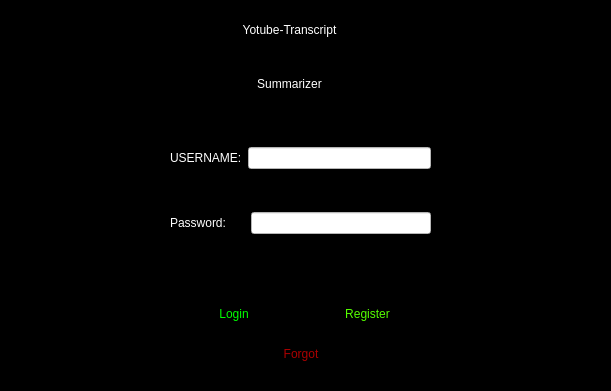
<?xml version="1.0" encoding="UTF-8"?>
<ui version="4.0">
 <class>Login</class>
 <widget class="QWidget" name="Login">
  <property name="geometry">
   <rect>
    <x>0</x>
    <y>0</y>
    <width>611</width>
    <height>391</height>
   </rect>
  </property>
  <property name="windowTitle">
   <string>Login</string>
  </property>
  <property name="styleSheet">
   <string notr="true">background-color: rgb(0, 0, 0);</string>
  </property>
  <widget class="QWidget" name="layoutWidget_2">
   <property name="geometry">
    <rect>
     <x>170</x>
     <y>110</y>
     <width>261</width>
     <height>161</height>
    </rect>
   </property>
   <layout class="QVBoxLayout" name="verticalLayout_2">
    <item>
     <layout class="QHBoxLayout" name="horizontalLayout_3">
      <item>
       <widget class="QLabel" name="label_5">
        <property name="styleSheet">
         <string notr="true">font: 16pt &quot;Arial Black&quot;;
color: rgb(255, 255, 255);</string>
        </property>
        <property name="text">
         <string>USERNAME:</string>
        </property>
       </widget>
      </item>
      <item>
       <widget class="QLineEdit" name="usernameStr">
        <property name="styleSheet">
         <string notr="true">background-color: rgb(255, 255, 255);
font: 75 8pt &quot;MS Shell Dlg 2&quot;;
color: rgb(0, 0, 0);</string>
        </property>
        <property name="alignment">
         <set>Qt::AlignCenter</set>
        </property>
       </widget>
      </item>
     </layout>
    </item>
    <item>
     <layout class="QHBoxLayout" name="horizontalLayout_4">
      <item>
       <widget class="QLabel" name="label_6">
        <property name="styleSheet">
         <string notr="true">font: 16pt &quot;Arial Black&quot;;
color: rgb(255, 255, 255);</string>
        </property>
        <property name="text">
         <string>Password:</string>
        </property>
       </widget>
      </item>
      <item>
       <widget class="QLabel" name="label_4">
        <property name="text">
         <string>Te</string>
        </property>
       </widget>
      </item>
      <item>
       <widget class="QLineEdit" name="pswdStr">
        <property name="styleSheet">
         <string notr="true">background-color: rgb(255, 255, 255);
font: 75 8pt &quot;MS Shell Dlg 2&quot;;
color: rgb(0, 0, 0);</string>
        </property>
        <property name="echoMode">
         <enum>QLineEdit::Password</enum>
        </property>
        <property name="alignment">
         <set>Qt::AlignCenter</set>
        </property>
       </widget>
      </item>
     </layout>
    </item>
   </layout>
  </widget>
  <widget class="QWidget" name="layoutWidget">
   <property name="geometry">
    <rect>
     <x>-4</x>
     <y>5</y>
     <width>611</width>
     <height>103</height>
    </rect>
   </property>
   <layout class="QHBoxLayout" name="horizontalLayout">
    <item>
     <widget class="QLabel" name="label_3">
      <property name="text">
       <string/>
      </property>
      <property name="pixmap">
       <pixmap resource="image.qrc">:/Image/icons8-youtube-94.png</pixmap>
      </property>
      <property name="scaledContents">
       <bool>true</bool>
      </property>
     </widget>
    </item>
    <item>
     <spacer name="horizontalSpacer">
      <property name="orientation">
       <enum>Qt::Horizontal</enum>
      </property>
      <property name="sizeHint" stdset="0">
       <size>
        <width>40</width>
        <height>20</height>
       </size>
      </property>
     </spacer>
    </item>
    <item>
     <layout class="QVBoxLayout" name="verticalLayout">
      <item>
       <widget class="QLabel" name="label">
        <property name="styleSheet">
         <string notr="true">font: 87 20pt &quot;Arial Black&quot;;
color: rgb(255, 255, 255);</string>
        </property>
        <property name="text">
         <string>Yotube-Transcript</string>
        </property>
        <property name="alignment">
         <set>Qt::AlignCenter</set>
        </property>
       </widget>
      </item>
      <item>
       <widget class="QLabel" name="label_2">
        <property name="styleSheet">
         <string notr="true">font: 87 20pt &quot;Arial Black&quot;;

color: rgb(255, 255, 255);</string>
        </property>
        <property name="text">
         <string>Summarizer</string>
        </property>
        <property name="alignment">
         <set>Qt::AlignCenter</set>
        </property>
       </widget>
      </item>
     </layout>
    </item>
    <item>
     <spacer name="horizontalSpacer_2">
      <property name="orientation">
       <enum>Qt::Horizontal</enum>
      </property>
      <property name="sizeHint" stdset="0">
       <size>
        <width>40</width>
        <height>20</height>
       </size>
      </property>
     </spacer>
    </item>
    <item>
     <widget class="QPushButton" name="Exit">
      <property name="styleSheet">
       <string notr="true"> QPushButton{

background: transparent;
 border: none;


color: rgb(85, 0, 255);
}

QPushButton:pressed
 { background: red;
 color: black; font:
 bold 10px;
 }</string>
      </property>
      <property name="text">
       <string/>
      </property>
      <property name="icon">
       <iconset resource="image.qrc">
        <normaloff>:/Image/power.png</normaloff>:/Image/power.png</iconset>
      </property>
      <property name="iconSize">
       <size>
        <width>30</width>
        <height>30</height>
       </size>
      </property>
     </widget>
    </item>
   </layout>
  </widget>
  <widget class="QWidget" name="layoutWidget">
   <property name="geometry">
    <rect>
     <x>170</x>
     <y>290</y>
     <width>261</width>
     <height>91</height>
    </rect>
   </property>
   <layout class="QVBoxLayout" name="verticalLayout_3">
    <item>
     <layout class="QHBoxLayout" name="horizontalLayout_2">
      <item>
       <widget class="QPushButton" name="Login_2">
        <property name="styleSheet">
         <string notr="true"> QPushButton{

background: transparent;
 border: none;

	font: 12pt &quot;Algerian&quot;;
	color: rgb(0, 255, 0);
}

QPushButton:pressed
 { background: green;
 color: black; font:
 bold 10px;
 }</string>
        </property>
        <property name="text">
         <string>Login</string>
        </property>
       </widget>
      </item>
      <item>
       <widget class="QPushButton" name="Register">
        <property name="styleSheet">
         <string notr="true"> QPushButton{

background: transparent;
 border: none;

	font: 12pt &quot;Algerian&quot;;
	color: rgb(85, 255, 0);
}

QPushButton:pressed
 { background: green;
 color: black; font:
 bold 10px;
 }</string>
        </property>
        <property name="text">
         <string>Register</string>
        </property>
       </widget>
      </item>
     </layout>
    </item>
    <item>
     <layout class="QHBoxLayout" name="horizontalLayout_5">
      <item>
       <spacer name="horizontalSpacer_4">
        <property name="orientation">
         <enum>Qt::Horizontal</enum>
        </property>
        <property name="sizeHint" stdset="0">
         <size>
          <width>40</width>
          <height>20</height>
         </size>
        </property>
       </spacer>
      </item>
      <item>
       <widget class="QPushButton" name="Forgot">
        <property name="styleSheet">
         <string notr="true"> QPushButton{

background: transparent;
 border: none;

	font: 12pt &quot;Algerian&quot;;
	color: rgb(170, 0, 0);
}

QPushButton:pressed
 { background: green;
 color: black; font:
 bold 10px;
 }</string>
        </property>
        <property name="text">
         <string>Forgot</string>
        </property>
       </widget>
      </item>
      <item>
       <spacer name="horizontalSpacer_3">
        <property name="orientation">
         <enum>Qt::Horizontal</enum>
        </property>
        <property name="sizeHint" stdset="0">
         <size>
          <width>40</width>
          <height>20</height>
         </size>
        </property>
       </spacer>
      </item>
     </layout>
    </item>
   </layout>
  </widget>
 </widget>
 <resources>
  <include location="image.qrc"/>
 </resources>
 <connections/>
</ui>
